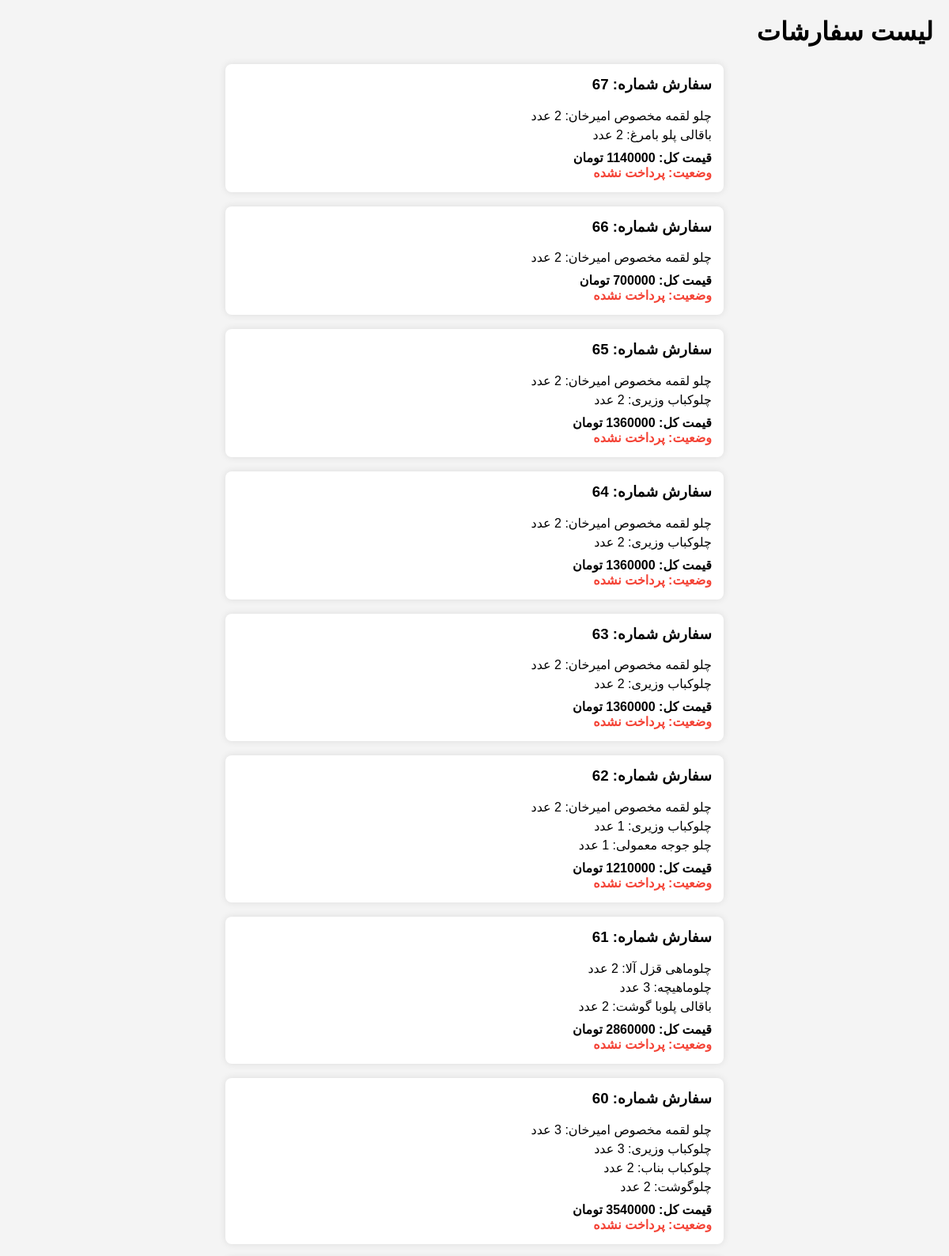
The page /user-order/ (signed in, upper part) on the database its author committed.
### home/models.py (models this page shows, shortened)
class Order(models.Model):
    user = models.ForeignKey(User, on_delete=models.CASCADE)
    is_paid = models.BooleanField(default=False)
    total_price = models.IntegerField(default=0)
    created_at = models.DateTimeField(auto_now_add=True)
    updated_at = models.DateTimeField(auto_now=True)

class OrderItem(models.Model):
    order = models.ForeignKey(Order, on_delete=models.CASCADE, related_name='items')
    product = models.ForeignKey(Product, on_delete=models.CASCADE, related_name='order_items')
    quantity = models.IntegerField(default=1)

class Product(models.Model):
    name = models.CharField(max_length=300)
    price = models.IntegerField()
    description = models.TextField()
    image = models.ImageField(upload_to='product/', null=True, blank=True)
    created_at = models.DateTimeField(auto_now_add=True)
    updated_at = models.DateTimeField(auto_now=True)

### home/views.py (the view)
# urls.py: path('user-order/', views.UserOrderView.as_view(), name='user-order'),
class UserOrderView(LoginRequiredMixin, View):
    def get(self, request):
        user_orders = Order.objects.filter(user=request.user).prefetch_related(
            Prefetch('items', queryset=OrderItem.objects.select_related('product'))
        )
        return render(request, 'user_order.html', context={'user_orders': user_orders.order_by('-created_at')})

### home/templates/user_order.html (shortened to what this page needs)
<!DOCTYPE html>
<html lang="fa">
<head>
</head>
<body>
<h1>لیست سفارشات</h1>
{% for order in user_orders %}
<div class="order-card">
    <h3>سفارش شماره: {{ order.id }}</h3>
    <ul>
        {% for item in order.items.all %}
        <li>{{ item.product.name }}: {{ item.quantity }} عدد</li>
        {% endfor %}
    </ul>
    <div class="total-price">قیمت کل: {{ order.total_price }} تومان</div>
    <div class="status {% if order.is_paid %}paid{% else %}unpaid{% endif %}">
        وضعیت: {% if order.is_paid %}پرداخت شده{% else %}پرداخت نشده{% endif %}
    </div>
</div>
    <br>
{% endfor %}
</body>
</html>

### home/templates/user_order.html (style rules this page uses)
body { font-family: Arial, sans-serif; direction: rtl; margin: 20px; background-color: #f4f4f4; }
.order-card { background-color: #fff; border-radius: 8px; box-shadow: 0 0 10px rgba(0, 0, 0, 0.1); margin-bottom: 20px; padding: 15px; max-width: 600px; margin: auto; }
.order-card h3 { margin-top: 0; }
.order-card .status { font-weight: bold; color: #4CAF50; }
.order-card .status.unpaid { color: #f44336; }
.order-card ul { list-style: none; padding: 0; margin: 0; }
.order-card ul li { margin-bottom: 5px; }
.order-card .total-price { font-weight: bold; margin-top: 10px; }

### rows shown on the page
Order: id "67", total_price "1140000", is_paid "پرداخت نشده"
OrderItem: product.name "چلو لقمه مخصوص امیرخان", quantity "2"
OrderItem: product.name "باقالی پلو بامرغ"
Order: id "66", total_price "700000", is_paid "پرداخت نشده"
OrderItem: product.name "چلو لقمه مخصوص امیرخان", quantity "2"
Order: id "65", total_price "1360000", is_paid "پرداخت نشده"
OrderItem: product.name "چلو لقمه مخصوص امیرخان", quantity "2"
OrderItem: product.name "چلوکباب وزیری"
Order: id "64", total_price "1360000", is_paid "پرداخت نشده"
OrderItem: product.name "چلو لقمه مخصوص امیرخان", quantity "2"
OrderItem: product.name "چلوکباب وزیری"
Order: id "63", total_price "1360000", is_paid "پرداخت نشده"
OrderItem: product.name "چلو لقمه مخصوص امیرخان", quantity "2"
OrderItem: product.name "چلوکباب وزیری"
Order: id "62", total_price "1210000", is_paid "پرداخت نشده"
OrderItem: product.name "چلو لقمه مخصوص امیرخان", quantity "2"
OrderItem: product.name "چلوکباب وزیری"
OrderItem: product.name "چلو جوجه معمولی"
Order: id "61", total_price "2860000", is_paid "پرداخت نشده"
OrderItem: product.name "چلوماهی قزل آلا"
OrderItem: product.name "چلوماهیچه"
OrderItem: product.name "باقالی پلوبا گوشت"
Order: id "60", total_price "3540000", is_paid "پرداخت نشده"
OrderItem: product.name "چلو لقمه مخصوص امیرخان", quantity "3"
OrderItem: product.name "چلوکباب وزیری"
OrderItem: product.name "چلوکباب بناب"
OrderItem: product.name "چلوگوشت"
